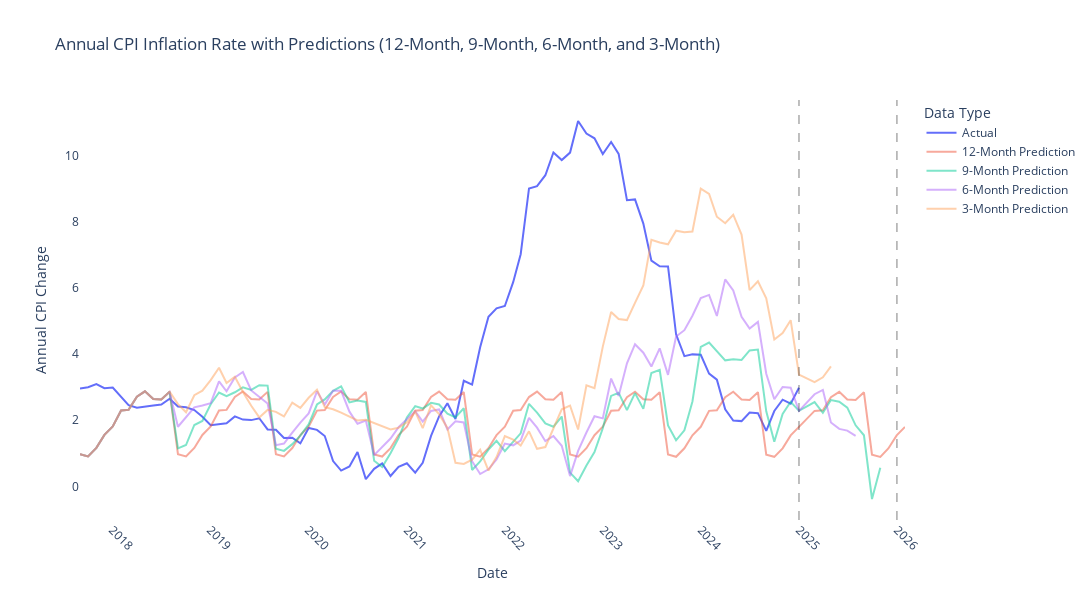

Here is the notebook cell this chart was saved with:
### Code cell
extended_test_data_12['Recovered_CPI_Annual_Change_12'] = predictions_inflation_12_reversed
extended_test_data_9['Recovered_CPI_Annual_Change_9'] = predictions_inflation_9_reversed
extended_test_data_6['Recovered_CPI_Annual_Change_6'] = predictions_inflation_6_reversed
extended_test_data_3['Recovered_CPI_Annual_Change_3'] = predictions_inflation_3_reversed


plot_data = pd.concat([
    visualization_data[['Date_CPI', 'CPI_Annual_Change']].rename(columns={'CPI_Annual_Change': 'Annual_Change'}),
    extended_test_data_12[['Date_CPI', 'Recovered_CPI_Annual_Change_12']].rename(columns={'Recovered_CPI_Annual_Change_12': 'Annual_Change'}),
    extended_test_data_9[['Date_CPI', 'Recovered_CPI_Annual_Change_9']].rename(columns={'Recovered_CPI_Annual_Change_9': 'Annual_Change'}),
    extended_test_data_6[['Date_CPI', 'Recovered_CPI_Annual_Change_6']].rename(columns={'Recovered_CPI_Annual_Change_6': 'Annual_Change'}),
    extended_test_data_3[['Date_CPI', 'Recovered_CPI_Annual_Change_3']].rename(columns={'Recovered_CPI_Annual_Change_3': 'Annual_Change'})
], keys=['Actual', '12-Month Prediction', '9-Month Prediction', '6-Month Prediction', '3-Month Prediction']).reset_index(level=0).rename(columns={'level_0': 'Type'})


fig = go.Figure()


actual_data = plot_data[plot_data['Type'] == 'Actual']
fig.add_trace(go.Scatter(x=actual_data['Date_CPI'], y=actual_data['Annual_Change'], mode='lines', name='Actual'))


for prediction_type in ['12-Month Prediction', '9-Month Prediction', '6-Month Prediction', '3-Month Prediction']:
    prediction_data = plot_data[plot_data['Type'] == prediction_type]
    fig.add_trace(go.Scatter(x=prediction_data['Date_CPI'], y=prediction_data['Annual_Change'], mode='lines', name=prediction_type, opacity=0.5))


fig.add_shape(
    type="line",
    x0="2025-01-01", y0=0, x1="2025-01-01", y1=1,
    xref='x', yref='paper', opacity=0.5,
    line=dict(color="Black", width=1, dash="dash")
)
fig.add_shape(
    type="line",
    x0="2026-01-01", y0=0, x1="2026-01-01", y1=1,
    xref='x', yref='paper', opacity=0.5,
    line=dict(color="Black", width=1, dash="dash")
)

fig.update_layout(
    height=600,
    width=1200,
    title_text="Annual CPI Inflation Rate with Predictions (12-Month, 9-Month, 6-Month, and 3-Month)",
    xaxis_title="Date",
    yaxis_title="Annual CPI Change",
    legend_title="Data Type",
    plot_bgcolor='white'  
)
fig.update_xaxes(tickangle=45, showgrid=True)
fig.update_yaxes(showgrid=True)


fig.show()
